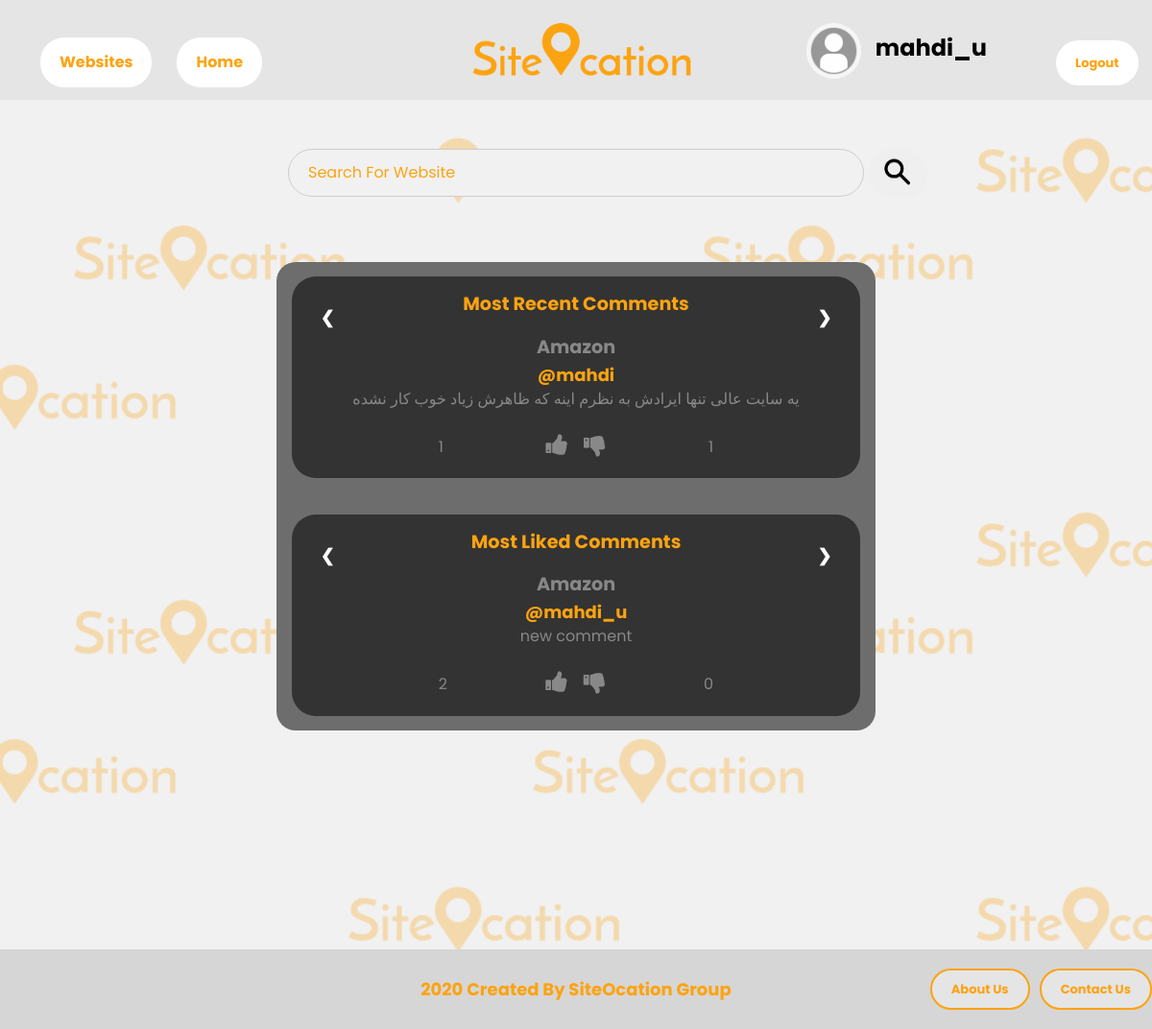
The app's page /home/ (signed in) with its own data.
### website/models.py (models this page shows, shortened)
class Comment(models.Model):
    comment_id = models.AutoField(primary_key=True)
    website_id = models.ForeignKey(Website, on_delete=models.CASCADE)
    user_id = models.ForeignKey(Profile, on_delete=models.CASCADE)
    modified = models.DateTimeField(auto_now_add=True, help_text='When was this page created?')
    comment = models.CharField(max_length=600)
    likes = models.PositiveIntegerField(default=0)
    likes_table = models.ManyToManyField(User_in_built, related_name='likes')
    dislikes = models.PositiveIntegerField(default=0)
    dislikes_table = models.ManyToManyField(User_in_built, related_name='dislikes')
    rate_to_web = models.PositiveSmallIntegerField(blank=True, null=True, )
    reply = models.ForeignKey("self", blank=True, null=True, on_delete=models.CASCADE, related_name='+')
    def get_likes_count(self):
        return self.likes_table.count()
    def get_dislikes_count(self):
        return self.dislikes_table.count()

class Website(models.Model):
    website_domain_name = models.CharField(unique=True, max_length=71, primary_key=True,
                                           help_text='Website hostname without sub-domain and top-level-domain')
    name = models.CharField(max_length=200, unique=True, blank=False)
    description = models.TextField(max_length=1000, help_text='Enter a brief description of the website')
    founded = models.DateField(help_text='When was this website created?', blank=True, null=True, )
    modified = models.DateTimeField(auto_now_add=True, help_text='When was this page created?')
    writen_by = models.ForeignKey(Profile, on_delete=models.SET_NULL, null=True)
    founders = models.ManyToManyField(Founder, help_text='Who made this website?', blank=True)
    industry = models.ManyToManyField(Industry, help_text='Select a type for this website', blank=True)
    subsidiaries = models.ManyToManyField("self", max_length=200, blank=True,
                                          help_text='the companies that is owned or controlled by this company')
    brand_picture = models.ImageField(upload_to='img', null=True, blank=True,
                                      help_text="Upload the picture of website's brand.")
    headquarters = models.CharField(max_length=200,
                                    help_text='The location where most of the important'
                                              + ' functions of an organization are coordinated.',
                                    blank=True)
    numberOfEmployees = models.CharField(max_length=200, null=True, blank=True)
    areaServed = models.ForeignKey(AreaServed, on_delete=models.SET_NULL, null=True)
    likes = models.PositiveIntegerField(default=0)
    dislikes = models.PositiveIntegerField(default=0)
    class Meta:
        ordering = ['-likes', 'dislikes', 'name']
    def __str__(self):
        return self.name
    def get_absolute_url(self):
        return reverse('website-detail', args=[str(self.website_domain_name)])

class Profile(models.Model):
    user = models.OneToOneField(User_in_built, on_delete=models.CASCADE, primary_key=True)
    user_picture = models.ImageField(upload_to='img', help_text="Upload the picture of user.", blank=True, null=True, )
    bio = models.CharField(max_length=50, blank=True, null=True, )
    date_of_birth = models.DateField(default=timezone.now)
    class Meta:
        ordering = ['user__username']
    def get_absolute_url(self):
        return reverse('user-detail', args=[str(self.user.id)])

### website/views.py (the view, shortened to what this page needs)
# urls.py: 2. Add a URL to urlpatterns:  path('', views.home, name='home')
def home(request):
    is_logged = request.session.get('is_logged', False)
    recent_comments = Comment.objects.order_by('-modified')[:comments_counts_home]
    liked_comments = Comment.objects.order_by('-likes')[:comments_counts_home]
    context = {
        'recent_comments': recent_comments,
        'is_logged': is_logged,
        'liked_comments': liked_comments,
    }
    return render(request, 'home.html', context=context)

### website/templates/home.html (shortened to what this page needs)
{% extends "Main-a.html" %}
{% load static %}
{% load widget_tweaks %}
{% block content %}
<div class="Body">
    <form method="post">
        <input class="input" style="width: 50%; margin-left: 25%; margin-top: 2%" type="text" placeholder="Search For Website" name="input_search">
        <button class="searchBtn" type="submit"><img class="searchPic" src="{% static 'images/search.png' %}"></button>
    </form>
    <div class="commentPlace" style="padding: 1.25% 0;">
        <div style="width: 95%; margin-left: 2.5%;" class="w3-content">
            {% for comment in recent_comments %}
            <div class="mySlides" style="margin-top: 0;">
                <div>
                    <a class="prev" onclick="plusSlides(-1)">&#10094;</a>
                    <a class="next" onclick="plusSlides(1)">&#10095;</a>
                </div>
                <p class="most">Most Recent Comments</p>
                <a class="website-tag-comment" href="{{ comment.website_id.get_absolute_url }}">
                    {{ comment.website_id }}
                </a><br>
                <a class="Comment" href="{{ comment.user_id.get_absolute_url }}">
                    @{{ comment.user_id.user.username }}
                </a>
                <p class="p-comment">
                    {{ comment.comment }}
                </p>
                <div class="likey">
                    <p class="like-count" id="like_count{{ comment.comment_id }}" >{{ comment.get_likes_count }}</p>
                    <p class="dislike-count" id="dislike_count{{ comment.comment_id }}">{{ comment.get_dislikes_count }}</p>
                    {% if user.is_authenticated %}
                        <button id="like_button" class="like" name="like" value="{{ comment.comment_id }}" ><span class="fa fa-thumbs-up"></span></button>
                        <button id="dislike_button" class="like" name="dislike" value="{{ comment.comment_id }}"><span class="fa fa-thumbs-down"></span></button>
                    {% else %}
                        <span class="fa fa-thumbs-up like2"></span>
                        <span class="fa fa-thumbs-down like2"></span>
                    {% endif %}
                </div>
            </div>
            {% endfor %}
        </div>
        <div style="width: 95%; margin-left: 2.5%; margin-top: -2%;" class="w3-content">
            {% for comment in liked_comments %}
                <div class="mySlides2">
                    <div>
                        <a class="prev" onclick="plusSlides1(-1)">&#10094;</a>
                        <a class="next" onclick="plusSlides1(1)">&#10095;</a>
                    </div>
                    <p class="most">Most Liked Comments</p>
                    <a class="website-tag-comment" href="{{ comment.website_id.get_absolute_url }}">
                        {{ comment.website_id }}
                    </a><br>
                    <a class="Comment" href="{{ comment.user_id.get_absolute_url }}">
                        @{{ comment.user_id.user.username }}
                    </a>
                    <p class="p-comment">
                        {{ comment.comment }}
                    </p>
                    <div class="likey">
                        <p class="like-count" id="like_count_down{{ comment.comment_id }}">{{ comment.get_likes_count }}</p>
                        <p class="dislike-count" id="dislike_count_down{{ comment.comment_id }}">{{ comment.get_dislikes_count }}</p>
                        {% if user.is_authenticated %}
                            <button id="like_button_down" class="like" name="like_down" value="{{ comment.comment_id }}" ><span class="fa fa-thumbs-up"></span></button>
                            <button id="dislike_button_down" class="like" name="dislike_down" value="{{ comment.comment_id }}"><span class="fa fa-thumbs-down"></span></button>
                        {% else %}
                            <span class="fa fa-thumbs-up like2"></span>
                            <span class="fa fa-thumbs-down like2"></span>
                        {% endif %}
                    </div>
                </div>
            {% endfor %}
        </div>
        </div>
</div>
{% endblock %}

### website/templates/Main-a.html (shortened to what this page needs)
<!DOCTYPE html>
{% load widget_tweaks %}
{% load static %}
<html lang="en">
<head>
    <link href="https://cdn.jsdelivr.net/npm/bootstrap@5.0.0-beta1/dist/css/bootstrap.min.css" rel="stylesheet"
>
    <link rel="stylesheet" href="https://cdnjs.cloudflare.com/ajax/libs/font-awesome/4.7.0/css/font-awesome.min.css">
</head>
<body>
<div class="Header">
    <br>
    <div style="width: 100%;">
        <div style="float: right; width: 40%">
                {% if user.is_authenticated %}
					<div style="margin-top: 2%;">
                        <a class="kharab" href="{% url 'logout'%}?next={{request.path}}">
                                <button class="button" style="width: auto; margin-right: 3%; float: right;">
                                    Logout
                                </button>
                        </a>
                        <a style="float: right; cursor: default; text-decoration: none; padding: 0; color: #010101; margin-right: 15%;" href="{{ user.profile.get_absolute_url }}">
                                <h4 class="userName" style="margin-top: 2%">{{ user.username }}</h4>
                        </a>
                        <div>
                            <a style="cursor: default; text-decoration: none; padding: 0; color: #010101;" href="{{ user.profile.get_absolute_url }}">
                                <img class="user" src="{% static 'images/userimage2.png' %}">
                            </a>
                        </div>
					</div>
				{% endif %}
        </div>
        <div style="float: left; width: 35%">
            <a class="kharab" href="{% url 'websites' %}">
                <button class="button"  style="margin: 15px 5% 40px 10%; width: auto; float: left; font-size: medium;">
                    Websites
                </button>
            </a>
        <a class="kharab" href="{% url 'home' %}">
            <button class="button" style="margin: 15px 5% 40px 5px; width: auto; float: left; font-size: medium;">
            Home
            </button>
        </a>
        </div>
        <img class="logo" src="{% static 'images/Asset 6@1x.png' %}">
    </div>
</div>
    {% block content %}{% endblock %}
<div class="Footer row">
    <div style="z-index: 1; padding: 20px 0px;" class="align-self-right developers">
        <a class="a" style="float: right; margin-left: 10px;" href="/contact/">Contact Us</a>
        <a class="a" style="float: right;" href="/about/">About Us</a>
    </div>
    <div style="position: absolute" class="align-self-center developers">
        2020 Created By SiteOcation Group
    </div>
</div>
</body>
</html>

### records on screen
Comment: website_id "Amazon", user_id.user.username "mahdi", comment "یه سایت عالی تنها ایرادش به نظرم اینه که ظاهرش زیاد خوب کار نشده", get_likes_count "1", get_dislikes_count "1"
Comment: website_id "Amazon", user_id.user.username "mahdi_u", comment "new comment", get_likes_count "2", get_dislikes_count "0"

### other values on screen
{{ user.username }} "mahdi_u"
